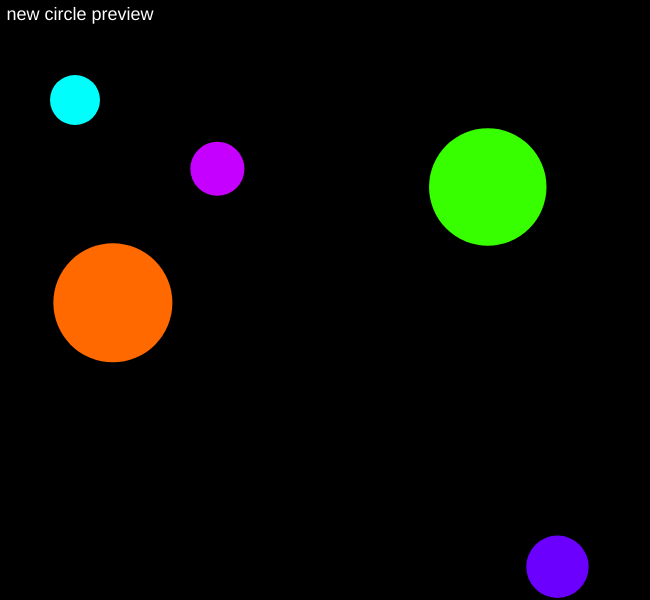
Frame 1 (no input)
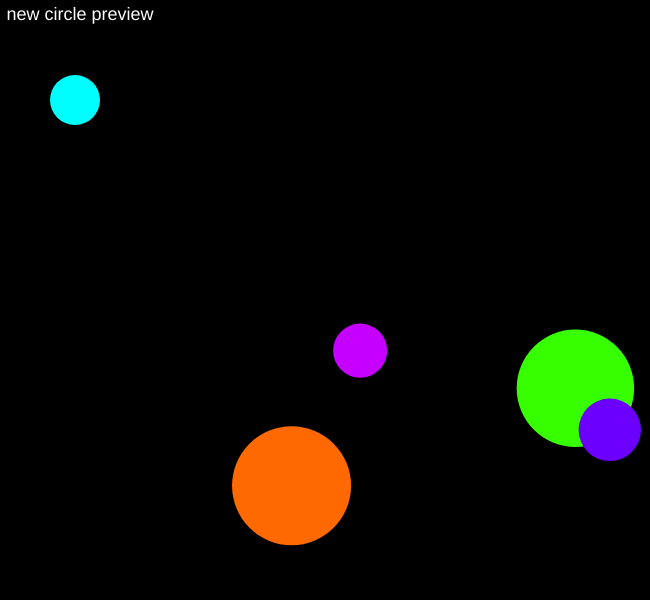
Frame 60 (no input)
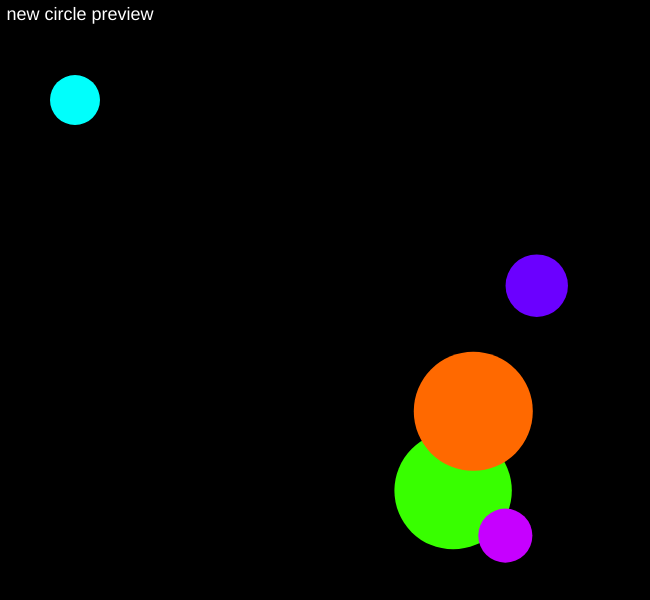
Frame 120 (the mouse pressed at the canvas centre since frame 60)

The p5.js sketch that drew these frames (run headless with seeded random() and noise() and a simulated clock; from frame 60 on, the mouse is pressed at the canvas centre):

// p5.js sketch
// ── sketch.js
class Circle { //modified from class example to only use move function with no display needed
  constructor(x, y, size, xSpeed, ySpeed, color) {
    this.x = x;
    this.y = y;
    this.size = size;
    this.xSpeed = xSpeed;
    this.ySpeed = ySpeed;
    this.color = color;
  }
  move() {
    this.x += this.xSpeed;
    if (this.x > (width - this.size / 2) || this.x < 0 + this.size / 2) {
      this.xSpeed *= -1;
    }
    this.y += this.ySpeed;
    if (this.y > height - this.size / 2 || this.y < 0 + this.size / 2) {
      this.ySpeed *= -1;
    }
    fill(this.color);
    circle(this.x, this.y, this.size);
  }
}

var circles = []; //array to hold circles
var currentColor; //hold current coler slider HSB value

function setup() {
  colorMode(HSB, 255); //so i can have one color slider instead of 3 for rgb
  createCanvas(650, 600);

  circleDiv = createDiv(); //div for setting up new circle to add
  circleDiv.style('border-style', 'solid');
  circleDiv.style('height', '270px');
  circleDiv.style('width', '465px');
  circleDiv.position(700, 100);

  blendDiv = createDiv(); //div to change blend mode
  blendDiv.style('border-style', 'solid');
  blendDiv.style('height', '100px');
  blendDiv.style('width', '465px');
  blendDiv.position(700, 400);

  colorDiv = createDiv().parent(circleDiv); //create + style color slider div
  colorDiv.style('height', '100px');
  colorDiv.style('width', '450px');
  colorDiv.style('border-style', 'dashed');
  colorText = createElement('p', 'Color Slider').parent(colorDiv);
  colorSlider = createSlider(0, 255, 127).parent(colorDiv);
  colorSlider.style('width', '400px');

  sizeDiv = createDiv().parent(circleDiv); //create + style size slider div
  sizeDiv.style('height', '100px');
  sizeDiv.style('width', '450px');
  sizeDiv.style('border-style', 'dashed');
  sizeText = createElement('p', 'Size Slider').parent(sizeDiv);
  sizeSlider = createSlider(20, 150).parent(sizeDiv);
  sizeSlider.style('width', '400px');

  addCircleButton = createButton('Add Circle').parent(circleDiv); //add new circle
  addCircleButton.style('font-size', '20pt');
  addCircleButton.mousePressed(addCircle);

  blendText = createElement('p', 'Change Blend Mode').parent(blendDiv);

  addBlend = createButton('Add').parent(blendDiv); //button to change to add mode
  addBlend.style('font-size', '15pt');
  addBlend.mousePressed(blendAdd);

  lightestBlend = createButton('Lightest').parent(blendDiv); //button to change to lightest mode
  lightestBlend.style('font-size', '15pt');
  lightestBlend.mousePressed(blendLightest);

  differenceBlend = createButton('Difference').parent(blendDiv); //button to change to difference mode
  differenceBlend.style('font-size', '15pt');
  differenceBlend.mousePressed(blendDifference);

  for (i = 0; i < 4; i++) { //create some circles to start with
    circles.push(new Circle(random(75, width), random(75, height),
      random(20, 150), random(1, 4), random(1, 4), [random(255), 255, 255]));
  }
}

function draw() {
  clear();
  background(0);
  noStroke();
  for (i = 0; i < circles.length; i++) { //for all circles that exist-- move()
    circles[i].move();
  }
  currentColor = ([colorSlider.value(), 255, 255]); //get HSB color value
  fill(currentColor);
  circle(75, 100, sizeSlider.value()); //preview circle
  fill(255);
  textSize(18);
  textAlign(CENTER);
  text('new circle preview', 80, 20);
}

function addCircle() { //create new circle object
  circles.push(new Circle(random(75, width), random(75, height),
    sizeSlider.value(), random(1, 4), random(1, 4), currentColor));
}

function blendAdd() { //self explanatory lol
  blendMode(ADD);
}

function blendLightest() {
  blendMode(LIGHTEST);
}

function blendDifference() {
  blendMode(DIFFERENCE);
}
